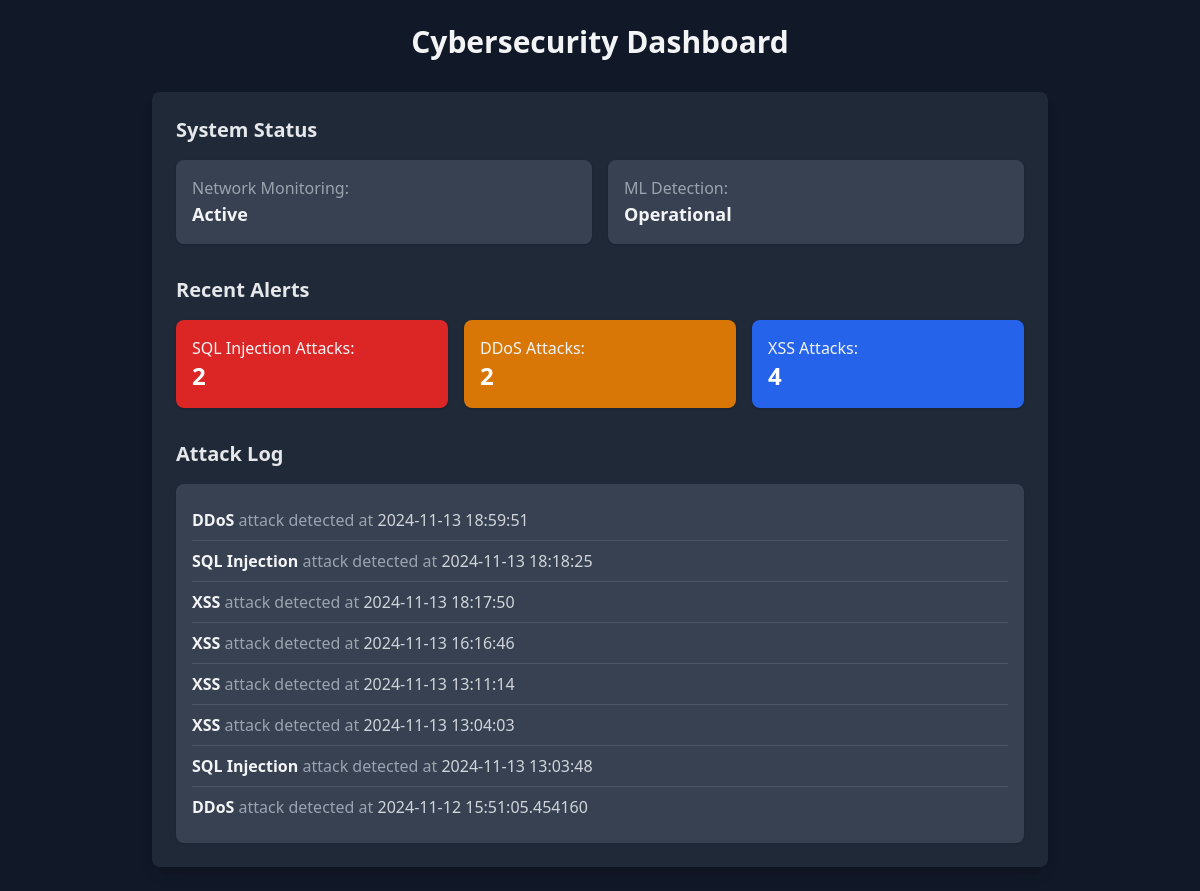
The page / on the database its author committed.
### tables this page shows
CREATE TABLE system_status (
    id INTEGER PRIMARY KEY AUTOINCREMENT,
    network_status TEXT,
    ml_detection_status TEXT,
    last_updated TIMESTAMP DEFAULT CURRENT_TIMESTAMP
);

CREATE TABLE attack_logs (
    id INTEGER PRIMARY KEY AUTOINCREMENT,
    attack_type TEXT,
    timestamp TIMESTAMP DEFAULT CURRENT_TIMESTAMP
);

### dashboard/app.py (the view)
@app.route('/')
def index():
    system_status = load_system_status()
    attack_logs = load_attack_logs()
    sql_injection_count = len([log for log in attack_logs if log['attack_type'] == 'SQL Injection'])
    ddos_count = len([log for log in attack_logs if log['attack_type'] == 'DDoS'])
    xss_count = len([log for log in attack_logs if log['attack_type'] == 'XSS'])
    return render_template('index.html',
                           network_status=system_status["network_status"],
                           ml_status=system_status["ml_detection_status"],
                           sql_injection_count=sql_injection_count,
                           ddos_count=ddos_count,
                           xss_count=xss_count,
                           attack_logs=attack_logs)

### dashboard/app.py (called while the page is built)
def load_system_status():
    conn = sqlite3.connect(DB_PATH)
    cur = conn.cursor()
    try:
        cur.execute('SELECT network_status, ml_detection_status, last_updated FROM system_status ORDER BY id DESC LIMIT 1')
        status = cur.fetchone()
        print("System Status:", status)  # Debugging line
    finally:
        conn.close()
    if status:
        return {
            "network_status": status[0] if status[0] else "Unknown",
            "ml_detection_status": status[1] if status[1] else "Not Started",
            "last_updated": status[2] if status[2] else "N/A"
        }
    else:
        return {
            "network_status": "Unknown",
            "ml_detection_status": "Not Started",
            "last_updated": "N/A"
        }

def load_attack_logs():
    conn = sqlite3.connect(DB_PATH)
    cur = conn.cursor()
    try:
        cur.execute('SELECT attack_type, timestamp FROM attack_logs ORDER BY timestamp DESC')
        logs = cur.fetchall()
        print("Attack Logs:", logs)  # Debugging line
    finally:
        conn.close()
    return [{"attack_type": log[0], "timestamp": log[1]} for log in logs]

### dashboard/templates/index.html (shortened to what this page needs)
<!DOCTYPE html>
<html lang="en">
<head>
    <link href="https://cdn.jsdelivr.net/npm/tailwindcss@2.2.19/dist/tailwind.min.css" rel="stylesheet">
</head>
<body class="bg-gray-900 text-gray-300 font-sans min-h-screen flex flex-col items-center p-6">
    <header class="w-full max-w-4xl">
        <h1 class="text-3xl font-bold text-center text-gray-100 mb-8">Cybersecurity Dashboard</h1>
    </header>
    <main class="w-full max-w-4xl bg-gray-800 shadow-lg rounded-lg p-6">
        <section class="mb-8">
            <h2 class="text-xl font-semibold text-gray-200 mb-4">System Status</h2>
            <div class="grid grid-cols-1 sm:grid-cols-2 gap-4">
                <div class="bg-gray-700 p-4 rounded-lg shadow">
                    <p class="text-gray-400">Network Monitoring:</p>
                    <p class="text-lg font-semibold text-gray-100">{{ network_status }}</p>
                </div>
                <div class="bg-gray-700 p-4 rounded-lg shadow">
                    <p class="text-gray-400">ML Detection:</p>
                    <p class="text-lg font-semibold text-gray-100">{{ ml_status }}</p>
                </div>
            </div>
        </section>
        <section class="mb-8">
            <h2 class="text-xl font-semibold text-gray-200 mb-4">Recent Alerts</h2>
            <div class="grid grid-cols-1 sm:grid-cols-3 gap-4">
                <div class="bg-red-600 p-4 rounded-lg shadow">
                    <p class="text-gray-100">SQL Injection Attacks:</p>
                    <p class="text-2xl font-bold text-white">{{ sql_injection_count }}</p>
                </div>
                <div class="bg-yellow-600 p-4 rounded-lg shadow">
                    <p class="text-gray-100">DDoS Attacks:</p>
                    <p class="text-2xl font-bold text-white">{{ ddos_count }}</p>
                </div>
                <div class="bg-blue-600 p-4 rounded-lg shadow">
                    <p class="text-gray-100">XSS Attacks:</p>
                    <p class="text-2xl font-bold text-white">{{ xss_count }}</p>
                </div>
            </div>
        </section>
        <section>
            <h2 class="text-xl font-semibold text-gray-200 mb-4">Attack Log</h2>
            <ul class="bg-gray-700 p-4 rounded-lg shadow divide-y divide-gray-600">
                {% for log in attack_logs %}
                    <li class="py-2">
                        <span class="font-semibold text-gray-100">{{ log.attack_type }}</span>
                        <span class="text-gray-400">attack detected at</span>
                        <span class="text-gray-300">{{ log.timestamp }}</span>
                    </li>
                {% endfor %}
            </ul>
        </section>
    </main>
</body>
</html>

### rows shown on the page
system_status: network_status "Active", ml_detection_status "Operational"
attack_logs: attack_type "DDoS", timestamp "2024-11-13 18:59:51"
attack_logs: attack_type "SQL Injection", timestamp "2024-11-13 18:18:25"
attack_logs: attack_type "XSS", timestamp "2024-11-13 18:17:50"
attack_logs: attack_type "XSS", timestamp "2024-11-13 16:16:46"
attack_logs: attack_type "XSS", timestamp "2024-11-13 13:11:14"
attack_logs: attack_type "XSS", timestamp "2024-11-13 13:04:03"
attack_logs: attack_type "SQL Injection", timestamp "2024-11-13 13:03:48"
attack_logs: attack_type "DDoS", timestamp "2024-11-12 15:51:05.454160"

### other values the page prints
{{ sql_injection_count }} "2"
{{ ddos_count }} "2"
{{ xss_count }} "4"
